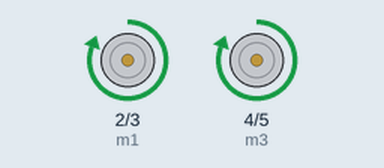
A sketch run on a simulated Arduino Uno, built with avr-gcc and run on an emulated ATmega328P. On the bench: motor-driver pin pairs drawn as motors (green arrow = first pin HIGH = forward, orange = second pin HIGH = backward, longer = more drive).

Above: at 2.5 s.
At 7.5 s:
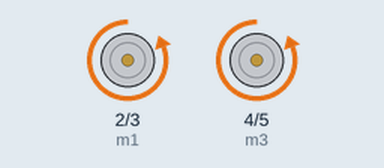
At 12.5 s:
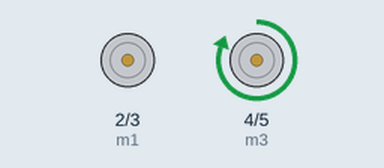
At 22.5 s:
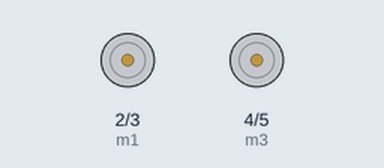
Timing chart, 0 to 32.5 s (numbered marks = the images above):
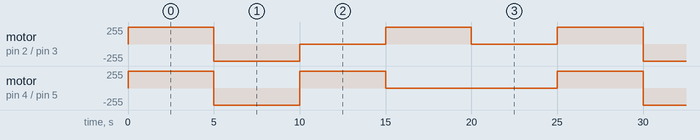

The sketch:

Script.ino
```cpp
#define m1 2
#define m2 3
#define m3 4
#define m4 5

void setup()
{
  pinMode(m1, OUTPUT);
  pinMode(m2, OUTPUT);
  pinMode(m3, OUTPUT);
  pinMode(m4, OUTPUT);
}

void loop()
{
  //FORWARD
  digitalWrite(m1, HIGH);
  digitalWrite(m2, LOW);
  digitalWrite(m3, HIGH);
  digitalWrite(m4, LOW);
  delay(5000);

  //BACKWARD
  digitalWrite(m1, LOW);
  digitalWrite(m2, HIGH);
  digitalWrite(m3, LOW);
  digitalWrite(m4, HIGH);
  delay(5000);

  //LEFT
  digitalWrite(m1, LOW);
  digitalWrite(m2, LOW);
  digitalWrite(m3, HIGH);
  digitalWrite(m4, LOW);
  delay(5000);

  //RIGHT
  digitalWrite(m1, HIGH);
  digitalWrite(m2, LOW);
  digitalWrite(m3, LOW);
  digitalWrite(m4, LOW);
  delay(5000);

  //STOP
  digitalWrite(m1, LOW);
  digitalWrite(m2, LOW);
  digitalWrite(m3, LOW);
  digitalWrite(m4, LOW);
  delay(5000);

}
```

Measured:
- by itself, motor on pin 2 (m1) / pin 3 (m2): repeats every 25.0 s: backward 255/255 5.0 s, 2 × (stopped 5.0 s, forward 255/255 5.0 s)
- by itself, motor on pin 4 (m3) / pin 5 (m4): repeats every 25.0 s: backward 255/255 5.0 s, forward 255/255 5.0 s, stopped 10.0 s, forward 255/255 5.0 s
